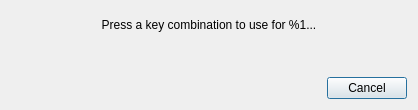
<?xml version="1.0" encoding="UTF-8"?>
<ui version="4.0">
 <class>GlobalShortcutGrabber</class>
 <widget class="QDialog" name="GlobalShortcutGrabber">
  <property name="geometry">
   <rect>
    <x>0</x>
    <y>0</y>
    <width>418</width>
    <height>110</height>
   </rect>
  </property>
  <property name="windowTitle">
   <string>Press a key</string>
  </property>
  <property name="windowIcon">
   <iconset resource="../../data/data.qrc">
    <normaloff>:/icon.png</normaloff>:/icon.png</iconset>
  </property>
  <layout class="QVBoxLayout" name="verticalLayout">
   <item>
    <widget class="QLabel" name="label">
     <property name="text">
      <string>Press a key combination to use for %1...</string>
     </property>
     <property name="alignment">
      <set>Qt::AlignCenter</set>
     </property>
    </widget>
   </item>
   <item>
    <widget class="QLabel" name="combo">
     <property name="textFormat">
      <enum>Qt::RichText</enum>
     </property>
     <property name="alignment">
      <set>Qt::AlignCenter</set>
     </property>
    </widget>
   </item>
   <item>
    <widget class="QDialogButtonBox" name="buttonBox">
     <property name="orientation">
      <enum>Qt::Horizontal</enum>
     </property>
     <property name="standardButtons">
      <set>QDialogButtonBox::Cancel</set>
     </property>
    </widget>
   </item>
  </layout>
 </widget>
 <resources>
  <include location="../../data/data.qrc"/>
 </resources>
 <connections>
  <connection>
   <sender>buttonBox</sender>
   <signal>accepted()</signal>
   <receiver>GlobalShortcutGrabber</receiver>
   <slot>accept()</slot>
   <hints>
    <hint type="sourcelabel">
     <x>248</x>
     <y>254</y>
    </hint>
    <hint type="destinationlabel">
     <x>157</x>
     <y>274</y>
    </hint>
   </hints>
  </connection>
  <connection>
   <sender>buttonBox</sender>
   <signal>rejected()</signal>
   <receiver>GlobalShortcutGrabber</receiver>
   <slot>reject()</slot>
   <hints>
    <hint type="sourcelabel">
     <x>316</x>
     <y>260</y>
    </hint>
    <hint type="destinationlabel">
     <x>286</x>
     <y>274</y>
    </hint>
   </hints>
  </connection>
 </connections>
</ui>
